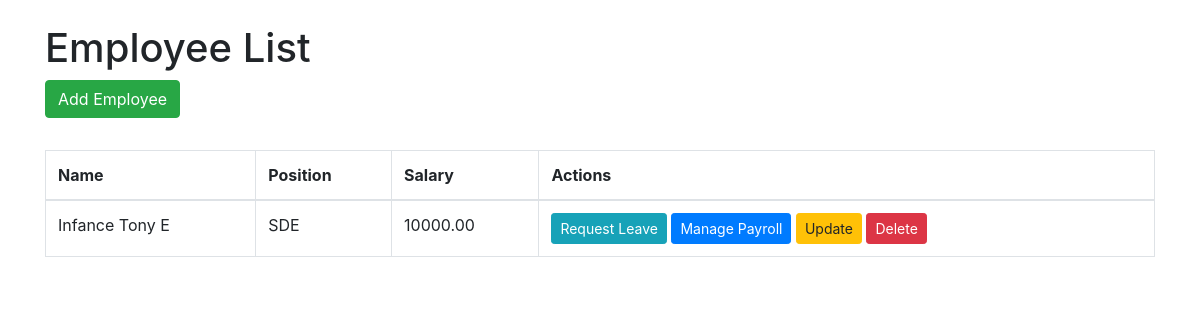
/, run on an earlier commit of the app's database.
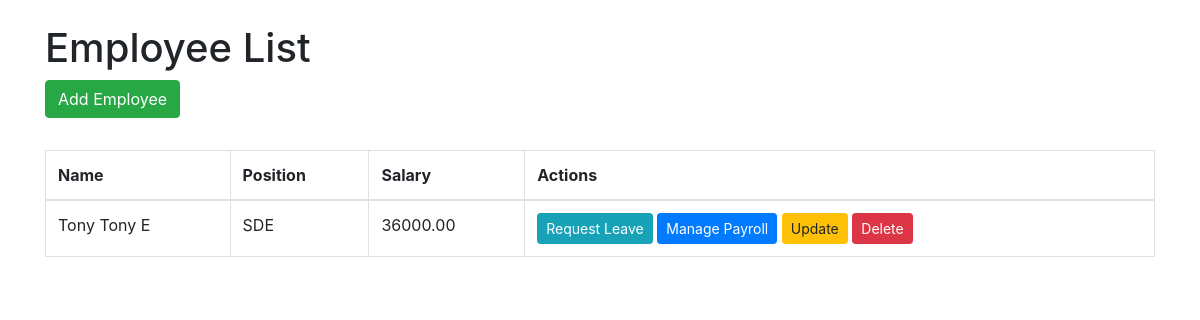
And on a later commit of the database.
### core/models.py (models this page shows, shortened)
class Employee(models.Model):
    first_name = models.CharField(max_length=100)
    last_name = models.CharField(max_length=100)
    email = models.EmailField(unique=True)
    phone_number = models.CharField(max_length=15)
    hire_date = models.DateField()
    department = models.CharField(max_length=100, default='HR')  # Default to HR
    job_title = models.CharField(max_length=100)
    salary = models.DecimalField(max_digits=10, decimal_places=2, default=0)  # Monthly salary

### core/views.py (the view)
# urls.py: path('', views.index, name='index'),
def index(request):
    employees = Employee.objects.all()
    return render(request, 'index.html', {'employees': employees})

### core/templates/index.html (shortened to what this page needs)
<!DOCTYPE html>
<html lang="en">
<head>
    <link rel="stylesheet" href="https://stackpath.bootstrapcdn.com/bootstrap/4.5.2/css/bootstrap.min.css">
</head>
<body>
    <div class="container">
        <h1 class="mt-4">Employee List</h1>
        <a href="{% url 'add_employee' %}" class="btn btn-success mb-3">Add Employee</a>
        <table class="table table-bordered mt-3">
            <thead>
                <tr>
                    <th>Name</th>
                    <th>Position</th>
                    <th>Salary</th>
                    <th>Actions</th>
                </tr>
            </thead>
            <tbody>
                {% for employee in employees %}
                <tr>
                    <td>{{ employee.first_name }} {{ employee.last_name }}</td>
                    <td>{{ employee.job_title }}</td>
                    <td>{{ employee.salary }}</td>
                    <td>
                        <a href="{% url 'leave_request' employee.id %}" class="btn btn-info btn-sm">Request Leave</a>
                        <a href="{% url 'payroll' employee.id %}" class="btn btn-primary btn-sm">Manage Payroll</a>
                        <a href="{% url 'update_employee' employee.id %}" class="btn btn-warning btn-sm">Update</a>
                        <a href="{% url 'delete_employee' employee.id %}" class="btn btn-danger btn-sm" onclick="return confirm('Are you sure you want to delete this employee?');">Delete</a>
                    </td>
                </tr>
                {% endfor %}
            </tbody>
        </table>
    </div>
</body>
</html>

What changed in the data, as far as the page shows it:
removed Employee: first_name "Infance", last_name "Tony E", job_title "SDE", salary "10000.00"
added Employee: first_name "Tony", last_name "Tony E", job_title "SDE", salary "36000.00"
